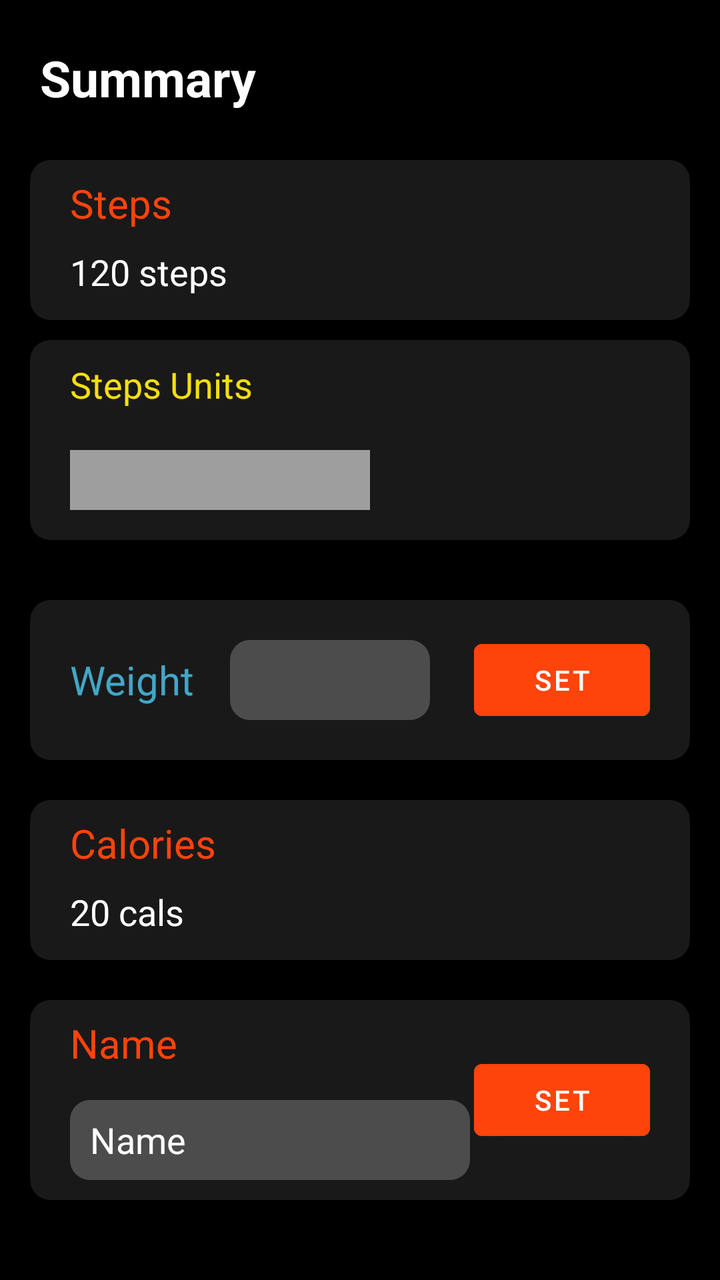
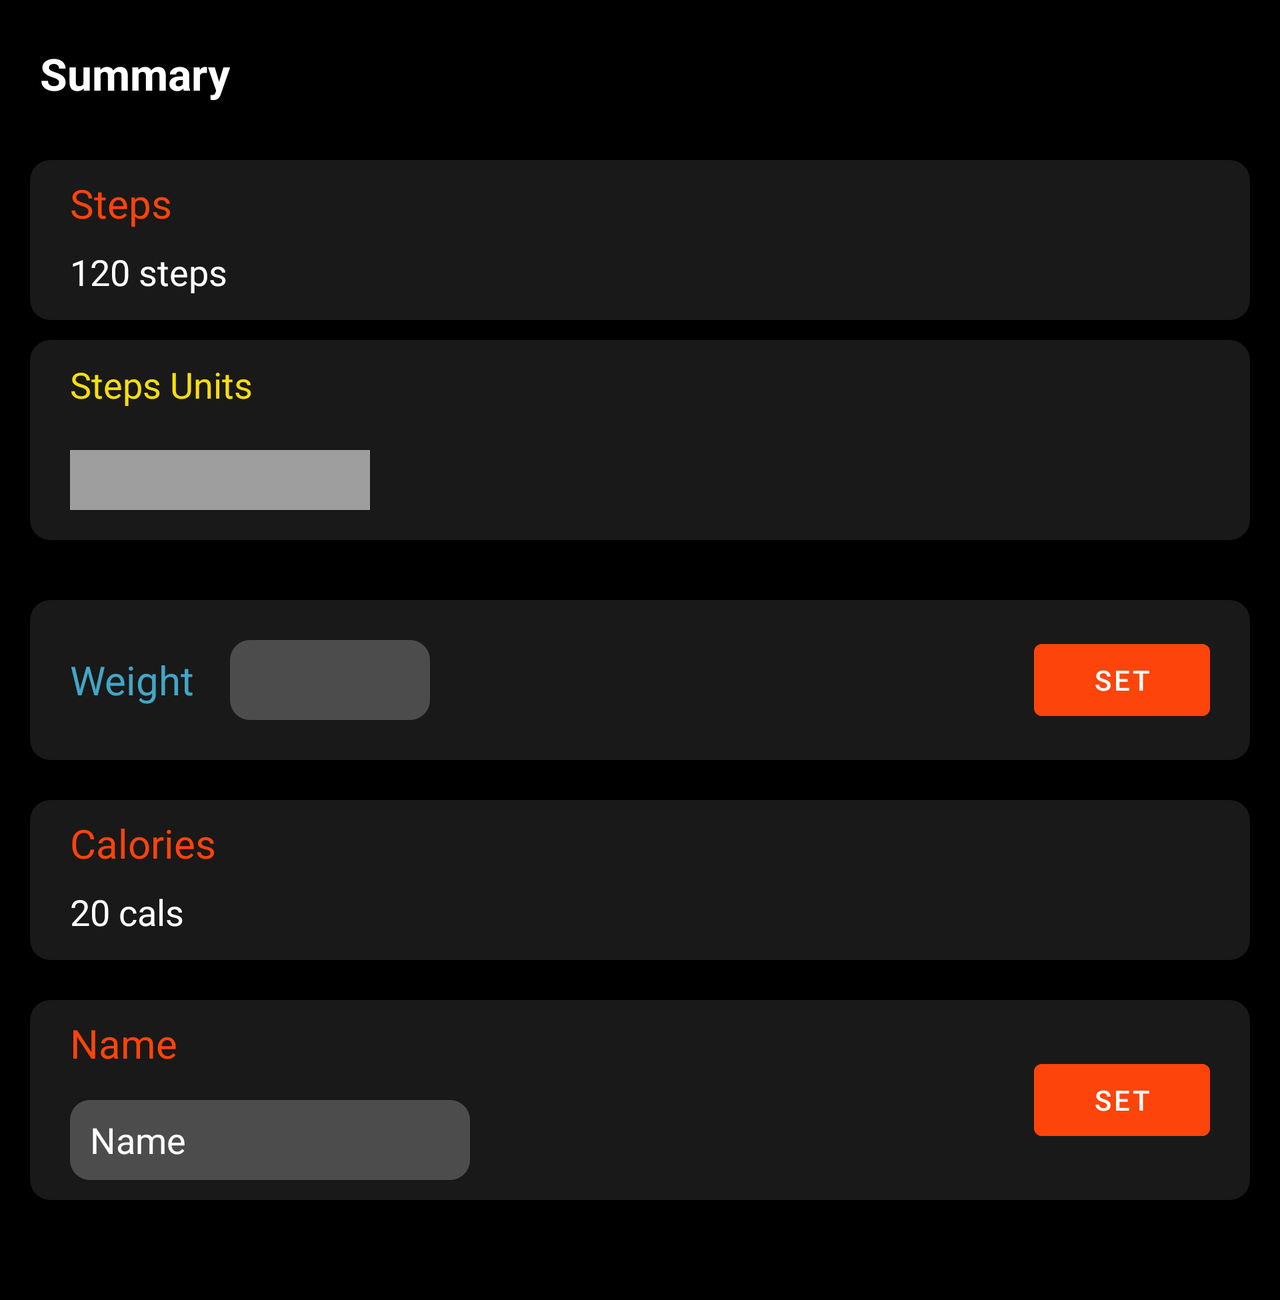

The same Android screen from two of the app's own layout files: first res/layout/ as a phone draws it, then the repository's variant for another configuration, drawn on a device whose configuration selects that folder. Both files follow.
<!-- AndroidManifest.xml: application theme Theme.SMD_ProjectLightTheme -->
<!-- res/layout/fragment_settings.xml -->
<?xml version="1.0" encoding="utf-8"?>
<FrameLayout xmlns:android="http://schemas.android.com/apk/res/android"
    xmlns:tools="http://schemas.android.com/tools"
    android:layout_width="match_parent"
    android:layout_height="match_parent"
    xmlns:app="http://schemas.android.com/apk/res-auto"
    android:background="@color/black"
    tools:context=".SettingsFrag">


    <TextView
        android:layout_width="wrap_content"
        android:layout_height="wrap_content"
        android:text="@string/summary"
        android:textStyle="bold"
        android:textColor="@color/white"
        android:layout_marginTop="22dp"
        android:layout_marginStart="20dp"
        android:textSize="25sp"/>

    <LinearLayout
        android:layout_marginHorizontal="15dp"
        android:layout_marginTop="80dp"
        android:orientation="vertical"
        android:layout_width="match_parent"
        android:layout_height="wrap_content">

        <androidx.cardview.widget.CardView
            app:cardCornerRadius="10dp"
            app:cardBackgroundColor="@color/Greyish"
            android:padding="4dp"
            android:layout_width="match_parent"
            android:layout_height="80dp">

            <TextView
                android:layout_marginStart="20dp"
                android:layout_marginTop="8dp"
                android:textSize="20sp"
                android:text="Steps"
                android:textColor="#FD440A"
                android:layout_width="wrap_content"
                android:layout_height="wrap_content"/>


            <TextView
                android:id="@+id/SettingsStepDisplayId"
                android:text="120 steps"
                android:textColor="@color/white"
                android:layout_marginStart="20dp"
                android:layout_marginBottom="12dp"
                android:textSize="18sp"
                android:layout_gravity="bottom"
                android:layout_width="wrap_content"
                android:layout_height="wrap_content"/>


        </androidx.cardview.widget.CardView>

        <androidx.cardview.widget.CardView
            app:cardCornerRadius="10dp"
            app:cardBackgroundColor="@color/Greyish"
            android:layout_marginTop="10dp"
            android:padding="4dp"
            android:layout_width="match_parent"
            android:layout_height="100dp">

            <TextView
                android:textColor="#F6DE0B"
                android:text="Steps Units"
                android:textSize="18sp"
                android:layout_marginTop="10dp"
                android:layout_marginStart="20dp"
                android:layout_width="wrap_content"
                android:layout_height="wrap_content"/>

            <Spinner
                android:id="@+id/SpinnerId"
                android:background="#9E9E9E"
                android:layout_width="150dp"
                android:layout_marginBottom="15dp"
                android:layout_marginStart="20dp"
                android:layout_gravity="bottom"
                android:layout_height="30dp"/>


        </androidx.cardview.widget.CardView>

        <androidx.cardview.widget.CardView

            app:cardBackgroundColor="@color/Greyish"
            app:cardCornerRadius="10dp"
            android:layout_marginTop="30dp"
            android:padding="4dp"
            android:layout_marginBottom="20dp"
            android:layout_width="match_parent"
            android:layout_height="80dp">

            <TextView
                android:layout_marginStart="20dp"
                android:layout_gravity="center_vertical"
                android:textColor="@color/lightBlue"
                android:textSize="20sp"
                android:text="Weight"
                android:layout_width="wrap_content"
                android:layout_height="wrap_content"/>

            <EditText
                android:textColor="@color/white"
                android:padding="8dp"
                android:id="@+id/WeightInputSystemId"
                android:layout_gravity="center_vertical"
                android:layout_marginStart="100dp"
                android:background="@drawable/input_box"
                android:layout_width="100dp"
                android:layout_height="40dp"/>

            <Button
                android:id="@+id/setWeightBtnId"
                android:layout_marginEnd="20dp"
                android:layout_gravity="end|center_vertical"
                android:text="Set"
                android:backgroundTint="#FD440A"
                android:textColor="@color/white"
                android:layout_width="wrap_content"
                android:layout_height="wrap_content"/>


        </androidx.cardview.widget.CardView>

        <androidx.cardview.widget.CardView
            app:cardCornerRadius="10dp"
            app:cardBackgroundColor="@color/Greyish"
            android:padding="4dp"
            android:layout_marginBottom="20dp"
            android:layout_width="match_parent"
            android:layout_height="80dp">

            <TextView
                android:layout_marginStart="20dp"
                android:layout_marginTop="8dp"
                android:textSize="20sp"
                android:text="Calories"
                android:textColor="#FD440A"
                android:layout_width="wrap_content"
                android:layout_height="wrap_content"/>


            <TextView

                android:id="@+id/CaloriesDisplayId"
                android:text="20 cals"
                android:textColor="@color/white"
                android:layout_marginStart="20dp"
                android:layout_marginBottom="12dp"
                android:textSize="18sp"
                android:layout_gravity="bottom"
                android:layout_width="wrap_content"
                android:layout_height="wrap_content"/>


        </androidx.cardview.widget.CardView>


        <androidx.cardview.widget.CardView
            app:cardCornerRadius="10dp"
            app:cardBackgroundColor="@color/Greyish"
            android:padding="4dp"
            android:layout_width="match_parent"
            android:layout_height="100dp">

            <TextView
                android:layout_marginStart="20dp"
                android:layout_marginTop="8dp"
                android:textSize="20sp"
                android:text="Name"
                android:textColor="#FD440A"
                android:layout_width="wrap_content"
                android:layout_height="wrap_content"/>


            <EditText

                android:background="@drawable/input_box"
                android:id="@+id/PersonNameId"
                android:hint="Name"
                android:textColorHint="@color/white"
                android:paddingHorizontal="10dp"
                android:textColor="@color/white"
                android:layout_marginStart="20dp"
                android:layout_marginBottom="12dp"
                android:textSize="18sp"
                android:layout_marginTop="50dp"
                android:layout_width="200dp"
                android:layout_height="40dp"/>

            <Button
                android:id="@+id/setNameSettingsId"
                android:layout_marginEnd="20dp"
                android:layout_gravity="end|center_vertical"
                android:text="Set"
                android:backgroundTint="#FD440A"
                android:textColor="@color/white"
                android:layout_width="wrap_content"
                android:layout_height="wrap_content"/>


        </androidx.cardview.widget.CardView>




    </LinearLayout>

</FrameLayout>
<!-- resources referenced by this layout -->
<resources>
  <color name="Greyish">#191919</color>
  <color name="black">#FF000000</color>
  <color name="lightBlue">#43A6C6</color>
  <color name="white">#FFFFFFFF</color>
  <!-- drawable input_box (drawable) -->
  <?xml version="1.0" encoding="utf-8"?>
  <shape android:shape="rectangle" xmlns:android="http://schemas.android.com/apk/res/android">
  
      <solid android:color="#80808080"/>
      <corners android:radius="10dp"/>
  
  </shape>
  <string name="summary">Summary</string>
  <style name="Theme.SMD_ProjectLightTheme" parent="Theme.MaterialComponents.DayNight.DarkActionBar">
          
          <item name="colorPrimary">@color/black</item>
          <item name="colorPrimaryVariant">@color/black</item>
          <item name="colorOnPrimary">@color/white</item>
          
          <item name="colorSecondary">@color/teal_200</item>
          <item name="colorSecondaryVariant">@color/teal_700</item>
          <item name="colorOnSecondary">@color/black</item>
          
          <item name="android:statusBarColor" tools:targetApi="l">@color/black</item>
          
      </style>
  <color name="teal_200">#FF03DAC5</color>
  <color name="teal_700">#FF018786</color>
</resources>
<!-- res/layout-land/fragment_settings.xml (the repository's variant of the layout above) -->
<!-- drawn on the phone turned sideways -->
<?xml version="1.0" encoding="utf-8"?>
<ScrollView
    xmlns:android="http://schemas.android.com/apk/res/android"
    xmlns:tools="http://schemas.android.com/tools"
    android:layout_width="match_parent"
    android:layout_height="match_parent">

    <FrameLayout
        android:paddingBottom="50dp"
        android:layout_width="match_parent"
        android:layout_height="wrap_content"
        xmlns:app="http://schemas.android.com/apk/res-auto"
        android:background="@color/black"
        tools:context=".SettingsFrag">


        <TextView
            android:layout_width="wrap_content"
            android:layout_height="wrap_content"
            android:text="@string/summary"
            android:textStyle="bold"
            android:textColor="@color/white"
            android:layout_marginTop="22dp"
            android:layout_marginStart="20dp"
            android:textSize="22sp"/>

        <LinearLayout
            android:layout_marginHorizontal="15dp"
            android:layout_marginTop="80dp"
            android:orientation="vertical"
            android:layout_width="match_parent"
            android:layout_height="wrap_content">

            <androidx.cardview.widget.CardView
                app:cardCornerRadius="10dp"
                app:cardBackgroundColor="@color/Greyish"
                android:padding="4dp"
                android:layout_width="match_parent"
                android:layout_height="80dp">

                <TextView
                    android:layout_marginStart="20dp"
                    android:layout_marginTop="8dp"
                    android:textSize="20sp"
                    android:text="Steps"
                    android:textColor="#FD440A"
                    android:layout_width="wrap_content"
                    android:layout_height="wrap_content"/>


                <TextView
                    android:id="@+id/SettingsStepDisplayId"
                    android:text="120 steps"
                    android:textColor="@color/white"
                    android:layout_marginStart="20dp"
                    android:layout_marginBottom="12dp"
                    android:textSize="18sp"
                    android:layout_gravity="bottom"
                    android:layout_width="wrap_content"
                    android:layout_height="wrap_content"/>


            </androidx.cardview.widget.CardView>

            <androidx.cardview.widget.CardView
                app:cardCornerRadius="10dp"
                app:cardBackgroundColor="@color/Greyish"
                android:layout_marginTop="10dp"
                android:padding="4dp"
                android:layout_width="match_parent"
                android:layout_height="100dp">

                <TextView
                    android:textColor="#F6DE0B"
                    android:text="Steps Units"
                    android:textSize="18sp"
                    android:layout_marginTop="10dp"
                    android:layout_marginStart="20dp"
                    android:layout_width="wrap_content"
                    android:layout_height="wrap_content"/>

                <Spinner
                    android:id="@+id/SpinnerId"
                    android:background="#9E9E9E"
                    android:layout_width="150dp"
                    android:layout_marginBottom="15dp"
                    android:layout_marginStart="20dp"
                    android:layout_gravity="bottom"
                    android:layout_height="30dp"/>


            </androidx.cardview.widget.CardView>

            <androidx.cardview.widget.CardView

                app:cardBackgroundColor="@color/Greyish"
                app:cardCornerRadius="10dp"
                android:layout_marginTop="30dp"
                android:layout_marginBottom="20dp"
                android:padding="4dp"
                android:layout_width="match_parent"
                android:layout_height="80dp">

                <TextView
                    android:layout_marginStart="20dp"
                    android:layout_gravity="center_vertical"
                    android:textColor="@color/lightBlue"
                    android:textSize="20sp"
                    android:text="Weight"
                    android:layout_width="wrap_content"
                    android:layout_height="wrap_content"/>

                <EditText
                    android:textColor="@color/white"
                    android:padding="8dp"
                    android:id="@+id/WeightInputSystemId"
                    android:layout_gravity="center_vertical"
                    android:layout_marginStart="100dp"
                    android:background="@drawable/input_box"
                    android:layout_width="100dp"
                    android:layout_height="40dp"/>

                <Button
                    android:id="@+id/setWeightBtnId"
                    android:layout_marginEnd="20dp"
                    android:layout_gravity="end|center_vertical"
                    android:text="Set"
                    android:backgroundTint="#FD440A"
                    android:textColor="@color/white"
                    android:layout_width="wrap_content"
                    android:layout_height="wrap_content"/>


            </androidx.cardview.widget.CardView>

            <androidx.cardview.widget.CardView
                app:cardCornerRadius="10dp"
                app:cardBackgroundColor="@color/Greyish"
                android:padding="4dp"
                android:layout_width="match_parent"
                android:layout_marginBottom="20dp"
                android:layout_height="80dp">

                <TextView
                    android:layout_marginStart="20dp"
                    android:layout_marginTop="8dp"
                    android:textSize="20sp"
                    android:text="Calories"
                    android:textColor="#FD440A"
                    android:layout_width="wrap_content"
                    android:layout_height="wrap_content"/>


                <TextView

                    android:id="@+id/CaloriesDisplayId"
                    android:text="20 cals"
                    android:textColor="@color/white"
                    android:layout_marginStart="20dp"
                    android:layout_marginBottom="12dp"
                    android:textSize="18sp"
                    android:layout_gravity="bottom"
                    android:layout_width="wrap_content"
                    android:layout_height="wrap_content"/>


            </androidx.cardview.widget.CardView>


            <androidx.cardview.widget.CardView
                app:cardCornerRadius="10dp"
                app:cardBackgroundColor="@color/Greyish"
                android:padding="4dp"
                android:layout_width="match_parent"
                android:layout_height="100dp">

                <TextView
                    android:layout_marginStart="20dp"
                    android:layout_marginTop="8dp"
                    android:textSize="20sp"
                    android:text="Name"
                    android:textColor="#FD440A"
                    android:layout_width="wrap_content"
                    android:layout_height="wrap_content"/>


                <EditText

                    android:background="@drawable/input_box"
                    android:id="@+id/PersonNameId"
                    android:hint="Name"
                    android:textColorHint="@color/white"
                    android:paddingHorizontal="10dp"
                    android:textColor="@color/white"
                    android:layout_marginStart="20dp"
                    android:layout_marginBottom="12dp"
                    android:textSize="18sp"
                    android:layout_marginTop="50dp"
                    android:layout_width="200dp"
                    android:layout_height="40dp"/>

                <Button
                    android:id="@+id/setNameSettingsId"
                    android:layout_marginEnd="20dp"
                    android:layout_gravity="end|center_vertical"
                    android:text="Set"
                    android:backgroundTint="#FD440A"
                    android:textColor="@color/white"
                    android:layout_width="wrap_content"
                    android:layout_height="wrap_content"/>


            </androidx.cardview.widget.CardView>


        </LinearLayout>

    </FrameLayout>

</ScrollView>
